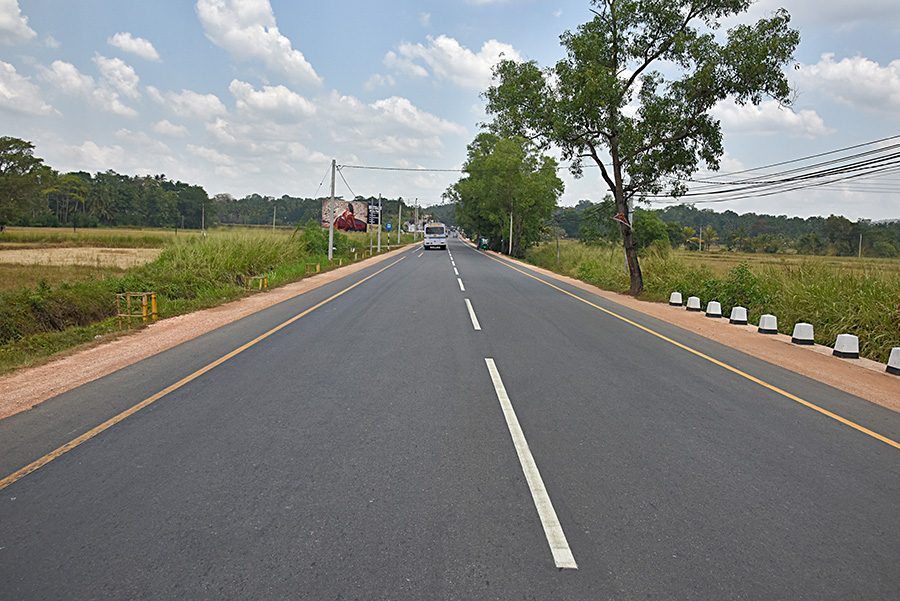
#> input picture road.jpg, 900 x 601 px
$ python lesson7.py
#> lines starting #> are read from the running program, lines starting #| are printed output that depends on the picture; after the words box and inside, x2 and y2 are one past the last pixel; in counts of white or black regions, pixels touching at a corner belong together
import numpy as np
import cv2 as cv
import matplotlib.pyplot as plt

# Edge Detection

img = cv.imread('road.jpg', 0)
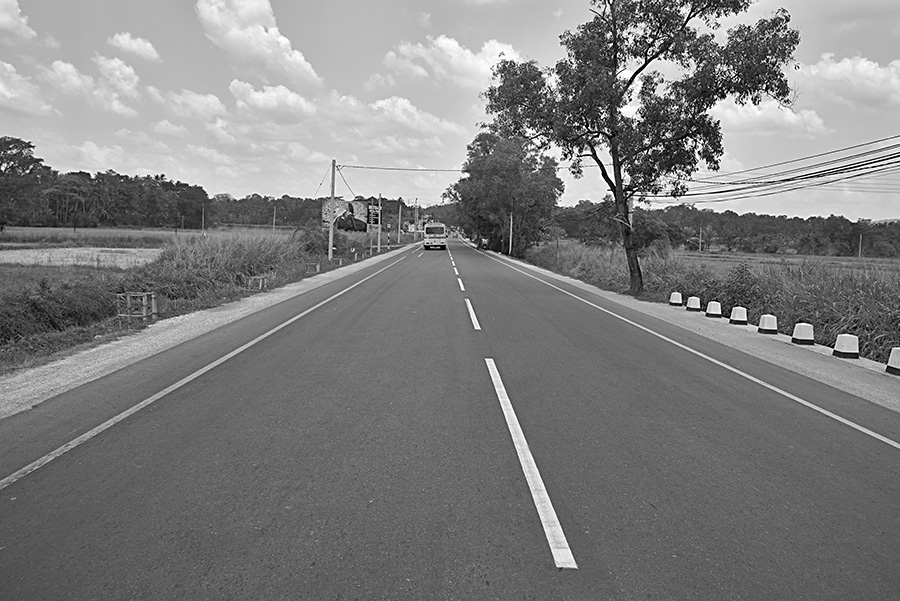
#> img: shape (601, 900); min 0, max 255, mean 127
# cv.imshow('Origin', img)

img_noise_removed = cv.GaussianBlur(img,(7,7),0)
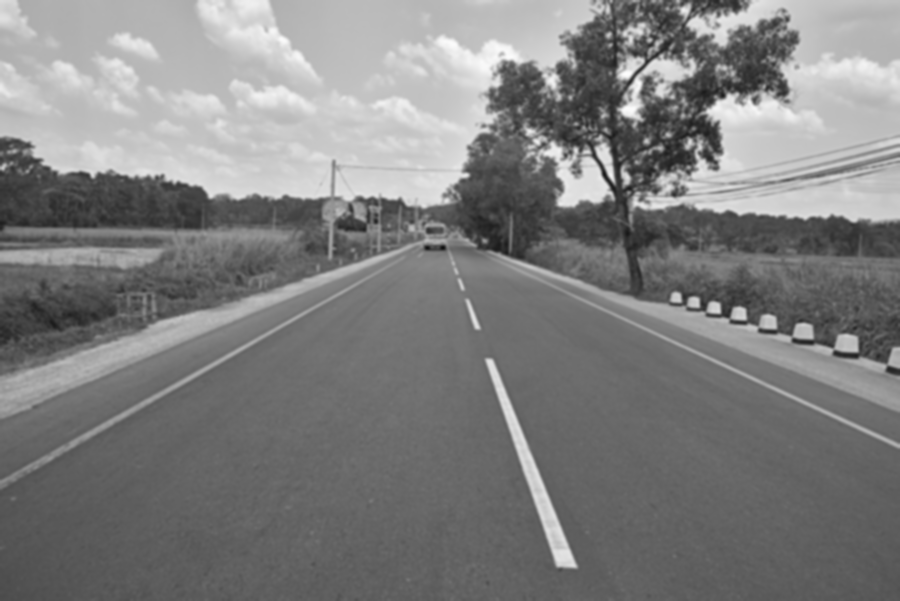
#> img_noise_removed: shape (601, 900); min 16, max 253, mean 127
# Laplacian
laplacian = cv.Laplacian(img_noise_removed,cv.CV_64F)
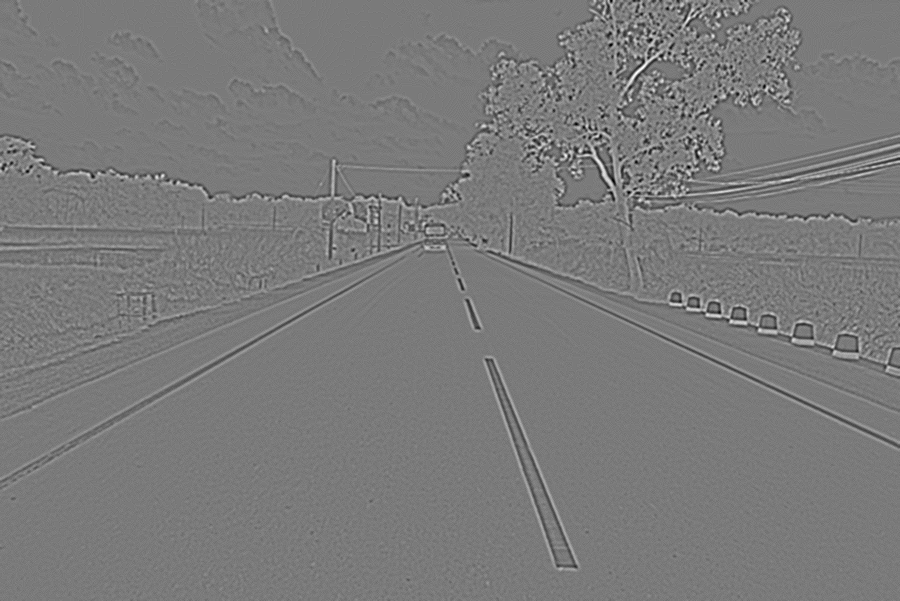
#> laplacian: shape (601, 900) float64; min -50, max 54, mean 0; drawn with min black and max white
# cv.imshow('laplacian', laplacian)

# Sobelx
sobelx = cv.Sobel(img_noise_removed,cv.CV_64F,1,0,ksize=5)
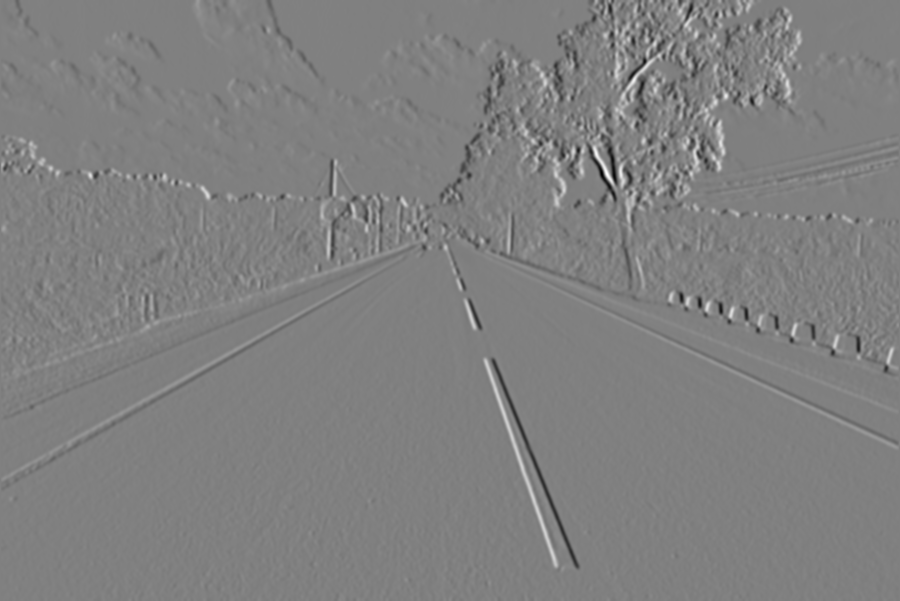
#> sobelx: shape (601, 900) float64; min -6485, max 6406, mean 2.6; drawn with min black and max white
# cv.imshow('sobelx', sobelx)

# Sobely

sobely = cv.Sobel(img_noise_removed,cv.CV_64F,0,1,ksize=5)
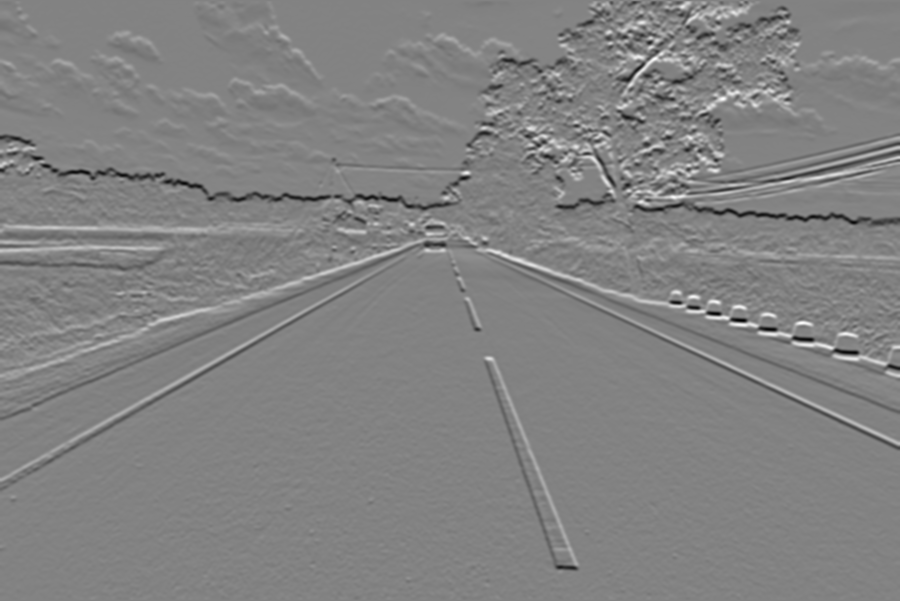
#> sobely: shape (601, 900) float64; min -5681, max 5389, mean -17.8; drawn with min black and max white
# cv.imshow('sobely', sobely)

# Canny Edge Detection

canny = cv.Canny(img_noise_removed,10, 250)
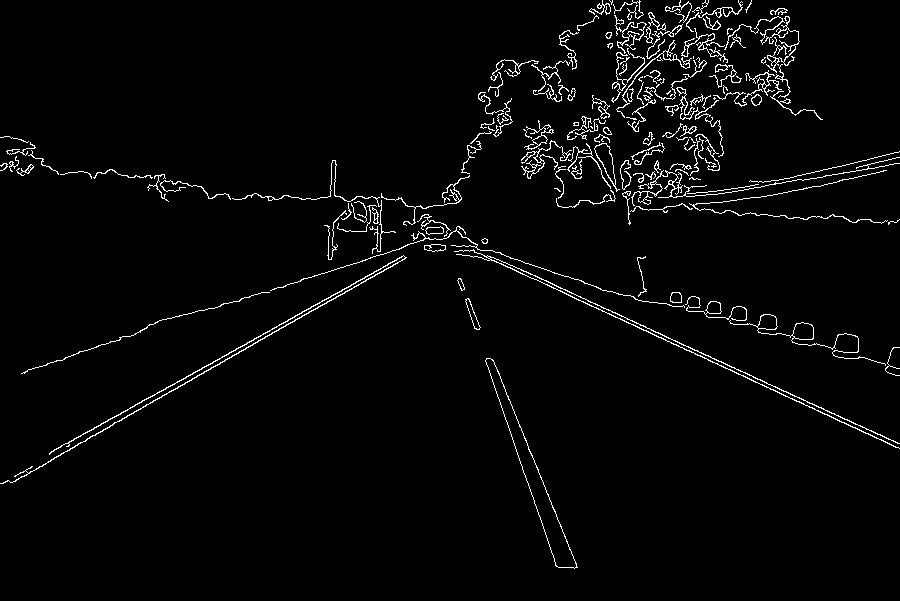
#> canny: shape (601, 900); 2.8% white in thin lines or dots
cv.imshow('canny', canny)

cv.waitKey(0)
cv.destroyAllWindows()

$ run again, with BRAIN.jpg copied over road.jpg
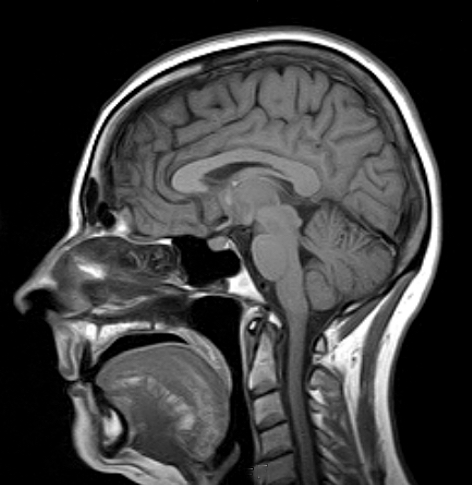
#> input picture BRAIN.jpg, 472 x 485 px
#> img is the input picture: shape (485, 472); min 0, max 255, mean 61.3
#> `sobely = cv.Sobel(img_noise_removed,cv.CV_64F,0,1,ksize=5)`:
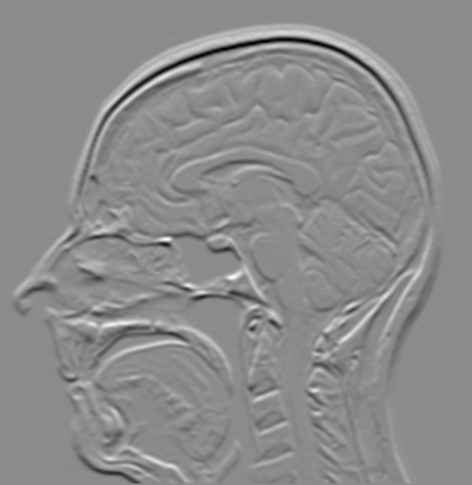
#> sobely: shape (485, 472) float64; min -7019, max 5777, mean 10.2; drawn with min black and max white
#> `canny = cv.Canny(img_noise_removed,10, 250)`:
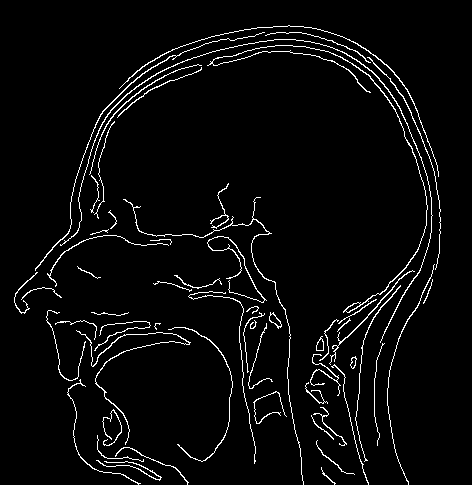
#> canny: shape (485, 472); 3.9% white in thin lines or dots, all inside (x1, y1, x2, y2) = (14, 25, 441, 485)
